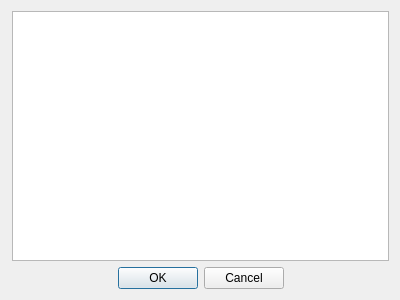
<?xml version="1.0" encoding="UTF-8"?>
<ui version="4.0">
 <class>DialogEditName</class>
 <widget class="QDialog" name="DialogEditName">
  <property name="geometry">
   <rect>
    <x>0</x>
    <y>0</y>
    <width>400</width>
    <height>300</height>
   </rect>
  </property>
  <property name="windowTitle">
   <string>编辑姓名</string>
  </property>
  <property name="inputMethodHints">
   <set>Qt::ImhNone</set>
  </property>
  <layout class="QGridLayout" name="gridLayout">
   <property name="leftMargin">
    <number>12</number>
   </property>
   <item row="1" column="0">
    <widget class="QDialogButtonBox" name="buttonBox">
     <property name="layoutDirection">
      <enum>Qt::LeftToRight</enum>
     </property>
     <property name="orientation">
      <enum>Qt::Horizontal</enum>
     </property>
     <property name="standardButtons">
      <set>QDialogButtonBox::Cancel|QDialogButtonBox::Ok</set>
     </property>
     <property name="centerButtons">
      <bool>true</bool>
     </property>
    </widget>
   </item>
   <item row="0" column="0">
    <widget class="QTextEdit" name="textEdit"/>
   </item>
  </layout>
 </widget>
 <resources/>
 <connections>
  <connection>
   <sender>buttonBox</sender>
   <signal>accepted()</signal>
   <receiver>DialogEditName</receiver>
   <slot>accept()</slot>
   <hints>
    <hint type="sourcelabel">
     <x>248</x>
     <y>254</y>
    </hint>
    <hint type="destinationlabel">
     <x>157</x>
     <y>274</y>
    </hint>
   </hints>
  </connection>
  <connection>
   <sender>buttonBox</sender>
   <signal>rejected()</signal>
   <receiver>DialogEditName</receiver>
   <slot>reject()</slot>
   <hints>
    <hint type="sourcelabel">
     <x>316</x>
     <y>260</y>
    </hint>
    <hint type="destinationlabel">
     <x>286</x>
     <y>274</y>
    </hint>
   </hints>
  </connection>
 </connections>
</ui>
